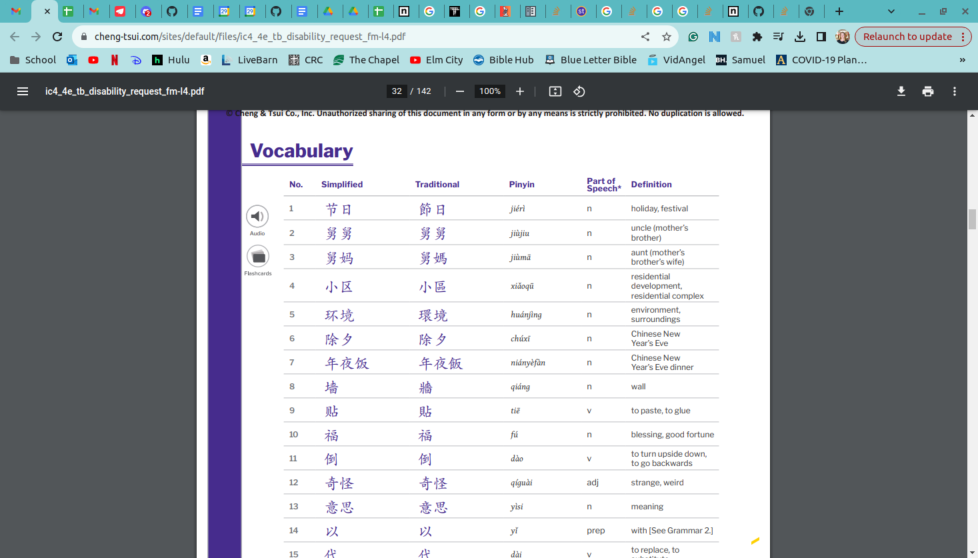
#> input picture src/a_photo_readin/a_readin_copy/img1.png, 2932 x 1674 px (shown at 1/3 size)
$ python main.py
#> lines starting #> are read from the running program, lines starting #| are printed output that depends on the picture
### src/a_photo_readin/a_readin_copy/functions.py
"""Define functions necessary to read in an image."""


import cv2
import matplotlib.pyplot as plt
from PIL import Image


# [31 lines left out: functions open_photo, resize_image, pic_crop, not called in this run]

def fake_crop(image_name):
    """show that the cropping function does work."""
    cropped_image = Image.open(image_name)
    width, height = cropped_image.size
    # Setting the points for cropped image
    left = 5
    top = height / 4
    right = 300
    bottom = 3 * height / 4
    im1 = cropped_image.crop((left, top, right, bottom))
    im1.show()

# Cropped image of above dimension
# (It will not change original image)
# im1 = im.crop((left, top, right, bottom))
# pic_crop("img1.png", 10, 10, 10, 10)

# [6 lines left out: function close_photo, not called in this run]

### src/a_photo_readin/a_readin_copy/main.py
"""Run the picture evaluation."""

# import typer
# from rich.console import Console
import functions

import cv2

# create a Typer object to support the command-line interface
# cli = typer.Typer()

# create a console for display of rich text
# console = Console()

# Add comments to explain the steps in the main function
# @cli.command()
# def main(image_name: str):
#     """Edit a picture"""
    # To read image from disk, we use
    # cv2.imread function, in below method,

image_name = input("Enter the image name: ")
#> the answer given: img1.png
img = cv2.imread(image_name)
#> img is the input picture: shape (1674, 2932, 3); mean B, G, R 176, 171.2, 164.6

# functions.resize_image(img)

# functions.open_photo(img)

# left, right, top, bottom from the user's input
print("Reference the photo to get numbers on where you want the image cropped.")
left = int(input("Enter the left amount you want cropped: "))
#> the answer given: 3
right = int(input("Enter the right amount you want cropped: "))
#> the answer given: 3
top = int(input("Enter the top amount you want cropped: "))
#> the answer given: 3
bottom = int(input("Enter the bottom amount you want cropped: "))
#> the answer given: 3
# functions.pic_crop(image_name, left, top, right, bottom)
functions.fake_crop(image_name)
#> in fake_crop, `im1 = cropped_image.crop((left, top, right, bottom))`:
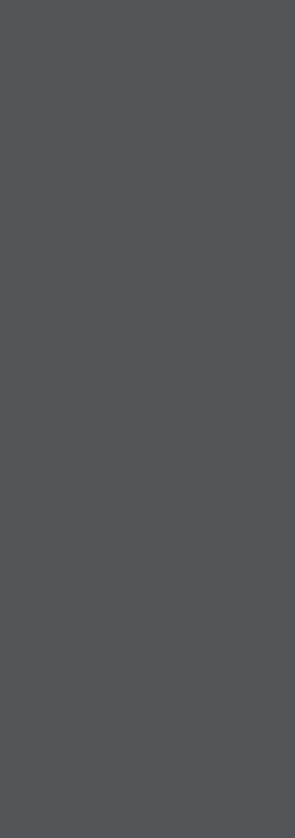
#> im1: PIL image 295x838 RGBA; mean R, G, B, A 82, 86, 89, 255

# ask the user if this is a good crop
#> (the run stopped early here; a loop or call above may not have finished)
